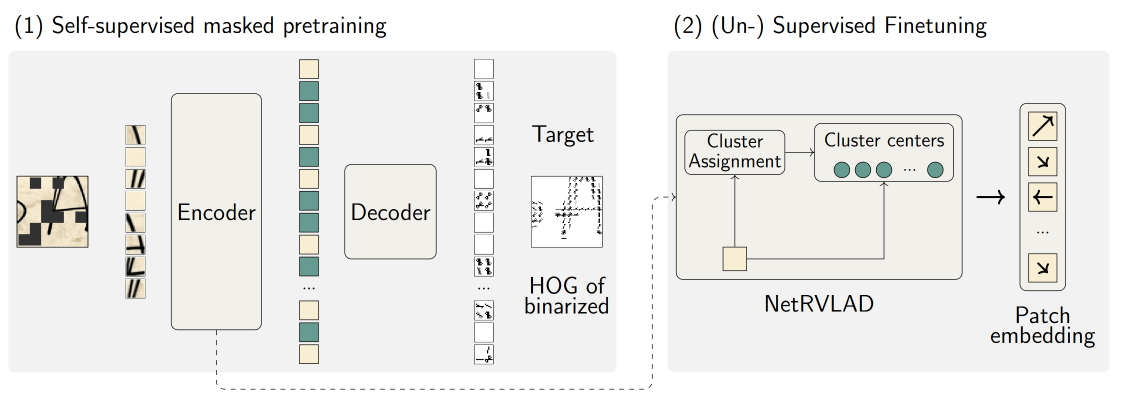
#> input picture assets/header.png, 2261 x 826 px (shown at 1/2 size)
$ python extract_patches_color.py --in_dir ../assets --out_dir out
#> lines starting #> are read from the running program, lines starting #| are printed output that depends on the picture; after the words box and inside, x2 and y2 are one past the last pixel; in counts of white or black regions, pixels touching at a corner belong together
import cv2
import numpy as np
from joblib import Parallel, delayed
import multiprocessing
import os
import glob
import logging
import sklearn.preprocessing
from tqdm import tqdm


IMG_EXTENSIONS = [
    '.jpg', '.JPG', '.jpeg', '.JPEG',
    '.png', '.PNG', '.ppm', '.PPM', '.bmp', '.BMP', '.tif', '.tiff', '.TIF', '.TIFF'
]


def is_image_file(filename):
    return any(filename.endswith(extension) for extension in IMG_EXTENSIONS)
def edge_pixels(mask):
    return np.sum(mask == 255)

def calc_features(input_img, arguments):
#> called with input_img = '../assets/header.png'
    img = cv2.imread(input_img)
#> img is the input picture: shape (826, 2261, 3); mean B, G, R 235.9, 237.4, 237.7

    if arguments.scale != -1:
        scale = arguments.scale
        height = img.shape[0] * scale
        width = img.shape[1] * scale
        new_size_mask = (int(width), int(height))
        img = cv2.resize(img, new_size_mask, interpolation=cv2.INTER_CUBIC)

    img_gray = cv2.cvtColor(img, cv2.COLOR_BGR2GRAY)
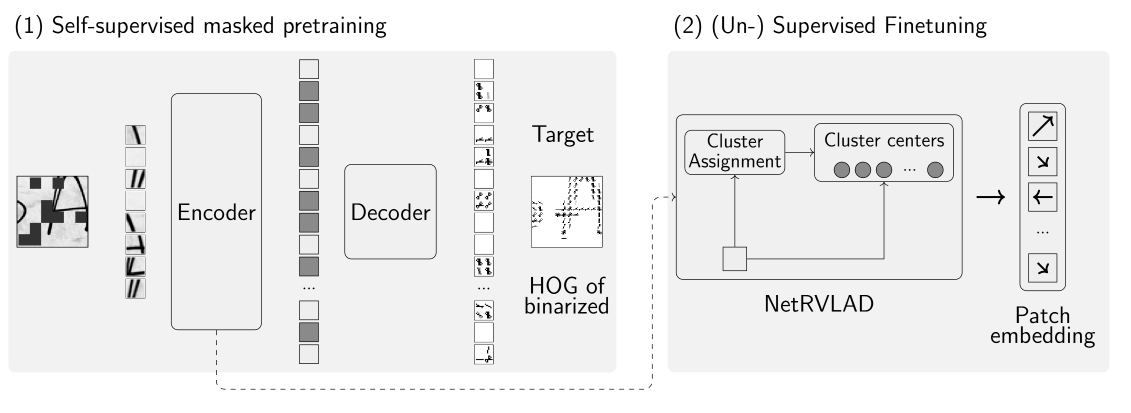
#> img_gray: shape (826, 2261) (shown at 1/2 size); min 0, max 255, mean 237.3
    mask = cv2.Canny(img, 30, 200)
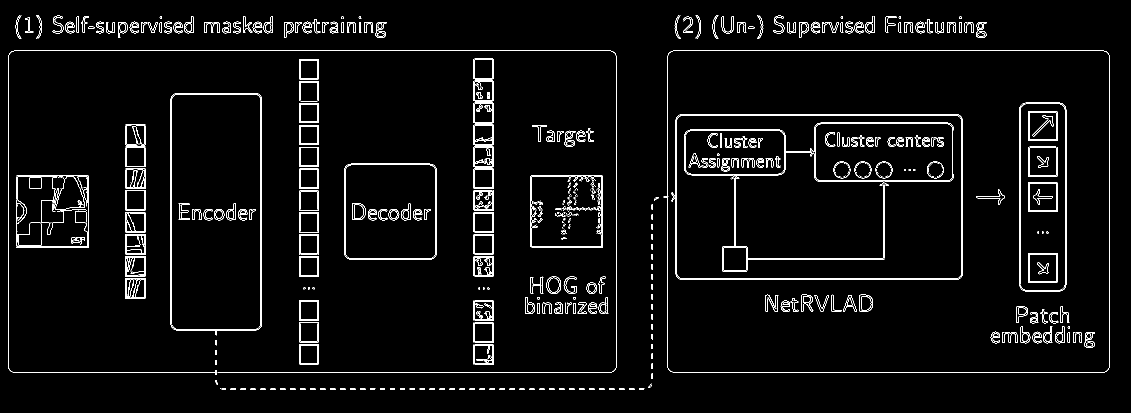
#> mask: shape (826, 2261) (shown at 1/2 size); 3.2% white in thin lines or dots, all inside (x1, y1, x2, y2) = (16, 30, 2220, 780)

    sift = cv2.SIFT_create(sigma=args.sigma)
    kp = sift.detect(img_gray, None)
#> kp = 2212 keypoints; strongest (x, y, size): (322, 35, 2.9), (1921, 35, 2.9), (1684, 35, 2.8), (1800, 35, 2.8)


    def filter_keypoint(point):
        # if 3 < point.size < 10:
        #     return point
        return point


    new_kp = []
    uniq_kp = []

    num_pixel = arguments.win_size ** 2

    for p in kp:
        point = (int(p.pt[0]), int(p.pt[1]))

        roi = get_image_patch(img, point[0], point[1], arguments)
        mask_roi = get_image_patch(mask, point[0], point[1], arguments)

        if roi is None:
            continue

        if arguments.edge_pixels != -1:
            if edge_pixels(mask_roi) < (arguments.edge_pixels * num_pixel):
                continue

        if not point in uniq_kp and filter_keypoint(p):
            new_kp.append(p)
            uniq_kp.append(point)
#> this loop made 2212 passes
#> (p, point) on passes 1 to 3: (keypoint at (28.1, 479.4), size 9.1, (28, 479)), (keypoint at (35.3, 443.9), size 3.8, (35, 443)), (keypoint at (35.4, 403.3), size 4.1, (35, 403))
#> pass 1, in get_image_patch, `roi = img[py - half_win_size:py + half_win_size, px - half_win_size:px..`:
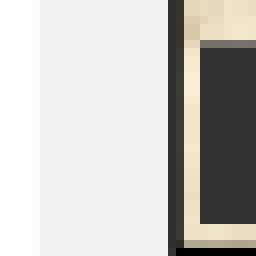
#> roi: shape (32, 32, 3) (shown 8 times larger); mean B, G, R 194.3, 197.6, 199.2
#> pass 1, in get_image_patch (call 2), `roi = img[py - half_win_size:py + half_win_size, px - half_win_size:px..`:
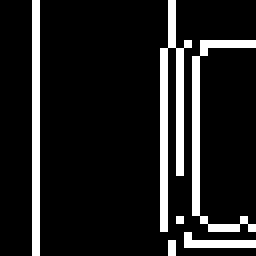
#> roi: shape (32, 32) (shown 8 times larger); 12.3% white in thin lines or dots, all inside (x1, y1, x2, y2) = (4, 0, 32, 32)
#> pass 2, in get_image_patch (call 3), `roi = img[py - half_win_size:py + half_win_size, px - half_win_size:px..`:
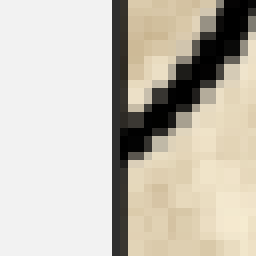
#> roi: shape (32, 32, 3) (shown 8 times larger); mean B, G, R 182.5, 194, 199.7
#> pass 2, in get_image_patch (call 4), `roi = img[py - half_win_size:py + half_win_size, px - half_win_size:px..`:
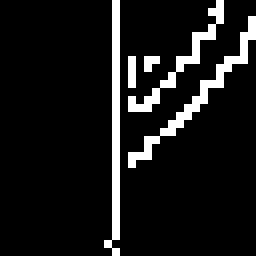
#> roi: shape (32, 32) (shown 8 times larger); 9.4% white in thin lines or dots, all inside (x1, y1, x2, y2) = (13, 0, 32, 32)
#> after the loop, new_kp = 1166 keypoints; strongest (x, y, size): (1140, 367, 2.1), (1126, 444, 2.1), (1436, 309, 2.4), (2138, 655, 2.8); uniq_kp = 1166 pairs, first value 28 to 2183, second value 34 to 724

    # print(f'{len(new_kp)} kps for {input_img}')

    _, desc = sift.compute(img_gray, new_kp)

    if not new_kp:
        desc = np.zeros(128)
        kp_tupple = [( (int(img.shape[1]/2), int(img.shape[0]/2)), desc)]
        print(f'Nothing found for {input_img}')
        return kp_tupple

    desc = sklearn.preprocessing.normalize(desc, norm='l1')
    desc = np.sign(desc) * np.sqrt(np.abs(desc))
    desc = sklearn.preprocessing.normalize(desc, norm='l2')

    kp_tupple = [(p, desc[i]) for i, p in enumerate(uniq_kp)]
#> kp_tupple = 1166 items

    if args.patches_per_page != -1 and (len(kp_tupple) > args.patches_per_page):
        idx = np.linspace(0, len(kp_tupple) - 1, args.patches_per_page, dtype=np.int32)
        kp_tupple = [kp_tupple[i] for i in idx]

    return kp_tupple


def get_image_patch(img, px, py, arguments):
    half_win_size = int(arguments.win_size / 2)
    if not (half_win_size < px < img.shape[1] - half_win_size and half_win_size < py < img.shape[0] - half_win_size):
        return None

    roi = img[py - half_win_size:py + half_win_size, px - half_win_size:px + half_win_size]
    assert roi.shape[:2] == (half_win_size * 2, half_win_size * 2), 'shape of the roi is not (%d,%d). It is (%d,%d)' % \
                                                                (half_win_size * 2, half_win_size * 2,
                                                                 roi.shape[0], roi.shape[1])
    return roi


def extract_patches(filename, tup, args):
    if len(tup) > args.patches_per_page and args.patches_per_page != -1:
        idx = np.linspace(0, len(tup) - 1, args.patches_per_page, dtype=np.int32)
        tup = [tup[i] for i in idx]

    points, clusters = zip(*tup)

    img = cv2.imread(filename)

    if args.scale != -1:
        scale = args.scale
        height = img.shape[0] * scale
        width = img.shape[1] * scale
        new_size_mask = (int(width), int(height))
        img = cv2.resize(img, new_size_mask, interpolation=cv2.INTER_CUBIC)

    count = 0
    for p, c in zip(points, clusters):
        roi = get_image_patch(img, p[0], p[1], args)
        if roi is None:
            continue

        out_path = os.path.join(args.out_dir[0], str(c), str(c) + '_' +
                                os.path.splitext(os.path.basename(filename))[0] + '_' + str(count) + '.png')
        count = count + 1
        cv2.imwrite(out_path, roi)


if __name__ == "__main__":
    import argparse
    import pickle

    logging.basicConfig(level=logging.INFO, format='%(asctime)s %(levelname)s %(message)s ')

    parser = argparse.ArgumentParser(description="extract patches from images")
    parser.add_argument('--in_dir', metavar='in_dir', dest='in_dir', type=str, nargs=1,
                        help='input directory', required=True)
    parser.add_argument('--out_dir', metavar='out_dir', dest='out_dir', type=str, nargs=1,
                        help='output directory', required=True)
    parser.add_argument('--win_size', metavar='win_size', dest='win_size', type=int, nargs='?',
                        help='size of the patch',
                        default=32)
    parser.add_argument('--num_of_clusters', metavar='num_of_clusters', dest='number_of_clusters', type=int, nargs='?',
                        help='number of clusters',
                        default=-1)
    parser.add_argument('--patches_per_page', metavar='patches_per_page', dest='patches_per_page', type=int, nargs='?',
                        help='maximal number of patches per page (-1 for no limit)',
                        default=-1)
    parser.add_argument('--scale', type=float, help='scale images up or down',
                        default=-1)
    parser.add_argument('--sigma', type=float, help='blur factor for SIFT',
                        default=1.6)
    parser.add_argument('--edge_pixels', type=float, help='if more black_pixel_thresh percent of the pixels are black -> discard',
                        default=0.1)


    args = parser.parse_args()


    assert os.path.exists(args.in_dir[0]), 'in_dir {} does not exist'.format(args.in_dir[0])


    if not os.path.exists(args.out_dir[0]):
        logging.info('creating directory %s' % args.out_dir[0])
        os.mkdir(args.out_dir[0])

    assert len(os.listdir(args.out_dir[0])) == 0, 'out_dir is not empty'

    assert args.win_size % 2 == 0, 'win_size must be even'

    num_cores = int(multiprocessing.cpu_count() / 2)
    num_cores = 10
    path_to_centers = ''

    files = [f for f in glob.glob(args.in_dir[0] + '/**/*.*', recursive=True) if os.path.isfile(f) and is_image_file(f)]

    assert len(files) > 0, 'no images found'
    logging.info('Found {} images'.format(len(files)))

    logging.info('calculating features for images in %s (number of cores:%d)' % (args.in_dir, num_cores))
    results = []
    results = Parallel(n_jobs=num_cores, verbose=9)(delayed(calc_features)(f, args) for f in files)
#> results = 1 item

    logging.info('collecting descriptors')
    desc_list = []
    kp_list = []
    fn_list = []
    for r, f in tqdm(zip(results, files)):
        if len(r) == 0:
            logging.warning('no keypoints found in file {} '.format(f))
        for kp, desc in r:
            kp_list.append(kp)
            desc_list.append(desc)
            fn_list.append(f)
#> this loop made 1 pass
#> after the loop, desc_list = 1166 items; fn_list = 1166 items, first 6: '../assets/header.png', '../assets/header.png', '../assets/header.png', '../assets/header.png', '../assets/header.png', '../assets/header.png'; kp_list has the same summary as uniq_kp in calc_features
    results = None

    logging.info('calculating pca (number of patches: {})'.format(len(desc_list)))
    from sklearn.decomposition import PCA

    pca = PCA(32, whiten=True)

    desc = np.array(desc_list)
#> (the run stopped early here; a loop or call above may not have finished)
